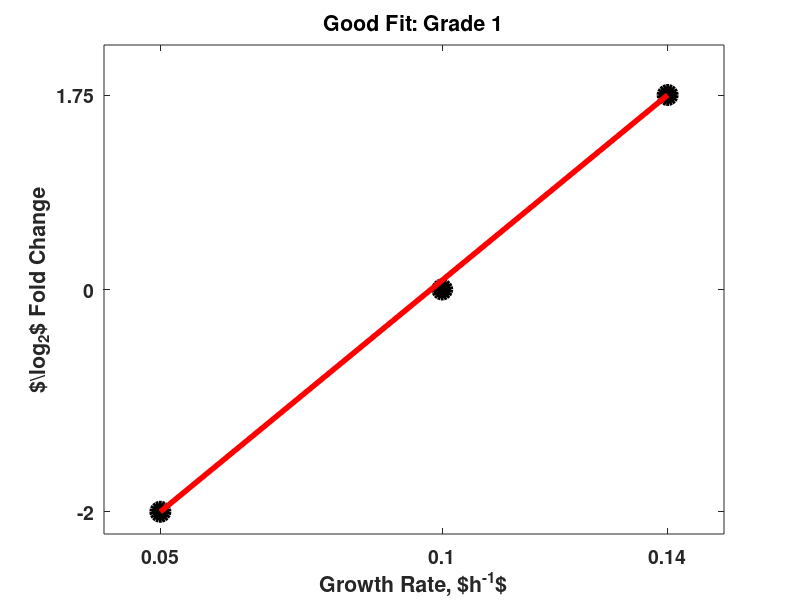

Recreate this plot in MATLAB. (Note: this script raises an error after producing the figure.)
%%
Marker = { 'MarkerSize', 12, 'LineWidth', 4, 'MarkerFaceColor'  };

gr = [0.05 0.10 0.14];
y = [-2 0 1.75];

plot( gr, y, 'ko', Marker{:}, 'k' ), hold on
plot( gr([1,3]), y([1,3]), 'r', Marker{:}, 'r' )

xlim([0.04 0.15] );
ylim([-2.2 2.2] );

clear h
set( gca, 'Xtick', gr,  'XtickLabel', gr );
set( gca, 'Ytick', y,  'YtickLabel', y );
set( gca, 'FontWeight', 'Bold', 'FontSize', 14 );
h(1) = xlabel( 'Growth Rate, $h^{-1}$' );    
h(2) = ylabel( '$\log_2$ Fold Change' ); 
h(3) = title( 'Good Fit: Grade 1' ); 
sett(h);
pdf( 'grade1', [9 6], 1 );

%%
Marker = { 'MarkerSize', 12, 'LineWidth', 4, 'MarkerFaceColor'  };

gr = [0.05 0.10 0.14];
y = [-2 0 1.75];
yy = [-2 .5 1.2];

plot( gr, yy, 'ko', Marker{:}, 'k' ), hold on
plot( gr([1,3]), y([1,3]), 'r', Marker{:}, 'r' )

xlim([0.04 0.15] );
ylim([-2.2 2.2] );

clear h
set( gca, 'Xtick', gr,  'XtickLabel', gr );
set( gca, 'Ytick', y,  'YtickLabel', y );
set( gca, 'FontWeight', 'Bold', 'FontSize', 14 );
h(1) = xlabel( 'Growth Rate, $h^{-1}$' );    
h(2) = ylabel( '$\log_2$ Fold Change' ); 
h(3) = title( 'Poor Fit \& Monotonic: Grade 2' ); 
sett(h);
pdf( 'grade2', [9 6], 1 );

%%
Marker = { 'MarkerSize', 12, 'LineWidth', 4, 'MarkerFaceColor'  };

gr = [0.05 0.10 0.14];
y = [-2 0 1.75];
yy = [-2 .5 1.2];

plot( gr, yy, 'ko', Marker{:}, 'k' ), hold on
plot( gr([1,3]), y([1,3]), 'r', Marker{:}, 'r' )

xlim([0.04 0.15] );
ylim([-2.2 2.2] );

clear h
set( gca, 'Xtick', gr,  'XtickLabel', gr );
set( gca, 'Ytick', y,  'YtickLabel', y );
set( gca, 'FontWeight', 'Bold', 'FontSize', 14 );
h(1) = xlabel( 'Growth Rate, $h^{-1}$' );    
h(2) = ylabel( '$\log_2$ Fold Change' ); 
h(3) = title( 'Poor Fit \& Non-monotonic: Grade 3' ); 
sett(h);
pdf( 'grade3', [9 6], 1 );
